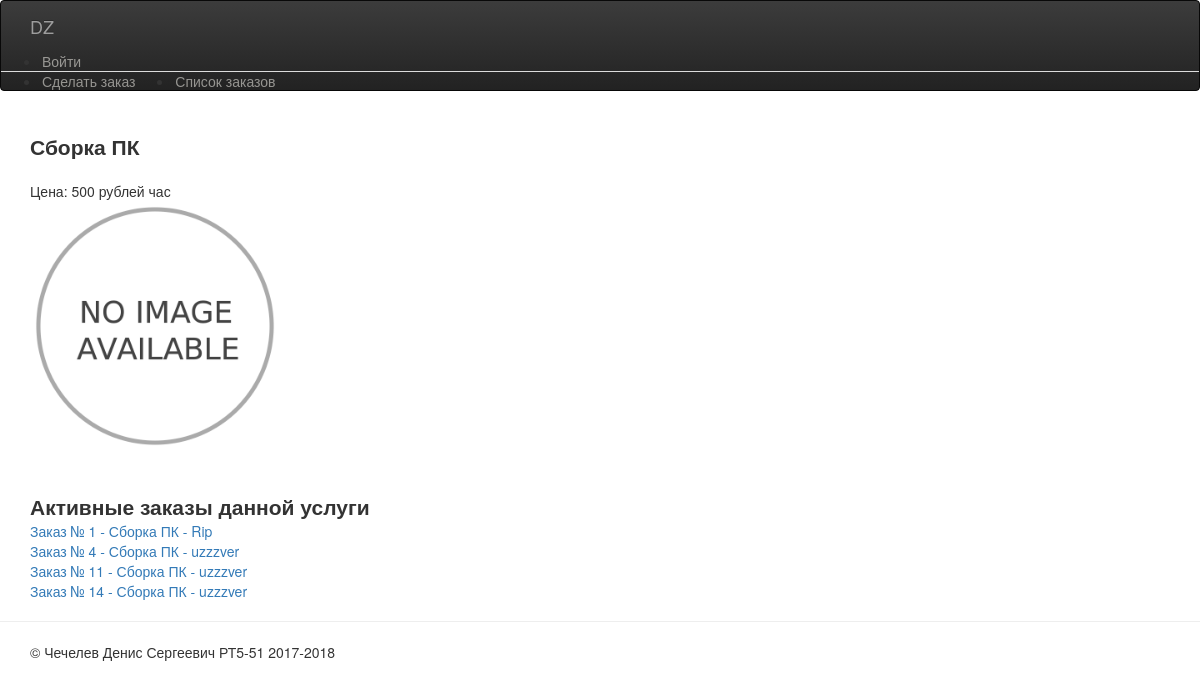
Before: /service/82 with the older database file.
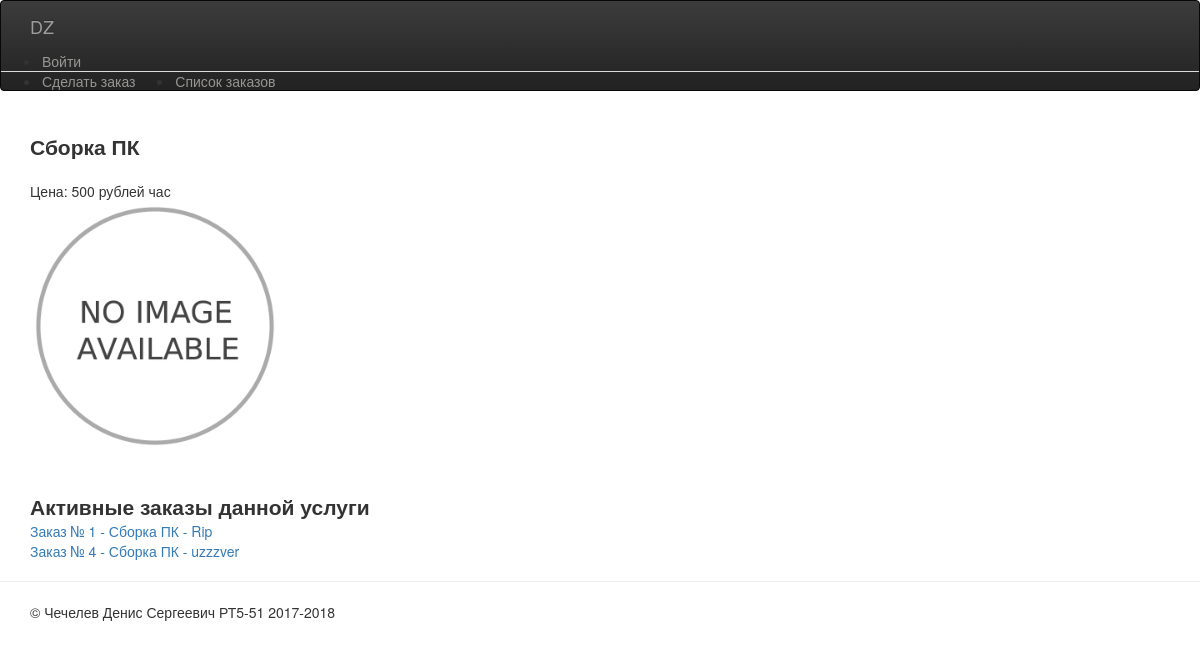
After: the same page with the newer database file.
### loginsys/models.py (models this page shows)
class UserService(models.Model):
    id = models.AutoField(primary_key=True)
    user = models.ForeignKey(User, on_delete=models.CASCADE)
    service = models.ForeignKey(Service, on_delete=models.CASCADE)
    description = models.CharField(max_length=255, default="no desc")
    desc_picture = models.ImageField(default='order/images/333.png', upload_to='order/images')

class Service(models.Model):
    id = models.AutoField(primary_key=True)
    title = models.TextField(max_length=30)
    users = models.ManyToManyField(User, through='UserService')
    price = models.IntegerField(default=500)
    picture = models.ImageField(default='order/images/333.png', upload_to='order/images')
    def __str__(self):
        return self.title

### Lab5_App/views.py (the view)
# urls.py: url(r'^service/(?P<id>\d+)', service_info, name='service_url'),
def service_info(request, id):
    service = Service.objects.filter(id=id)
    service = service.first()
    orders = UserService.objects.filter(service=id)
    return render(request, 'service.html', locals())

### templates/service.html (shortened to what this page needs)
{% extends 'base.html' %}
                {% block body %}
                    <form action="" method="post">
                                 <div style="font-weight: 600; font-size: 150%" >{{ service.title }}</div>
                                 <br>
                                     Цена: {{ service.price }} рублей час<br>
                                    {% if service.picture %}
                                    <img class="img-service" src="{{ service.picture.url }}" width="250" height="250">
                                    {% endif %}<br><br><br>
                                 <div style="font-weight: 600; font-size: 150%" >Активные заказы данной услуги</div>
                                {% for order in orders %}
                                    <a href="/allorders/{{ order.id }}" class="course-element">
                                        <span class="service-title">Заказ № {{ order.id }} - {{ order.service }} - {{ order.user }}</span><br>
                                    </a>
                                {% endfor %}
                          </form>
                {% endblock %}

Changed rows visible on the page:
removed UserService: id "11", service "Сборка ПК", user "uzzzver"
removed UserService: id "14", service "Сборка ПК", user "uzzzver"
